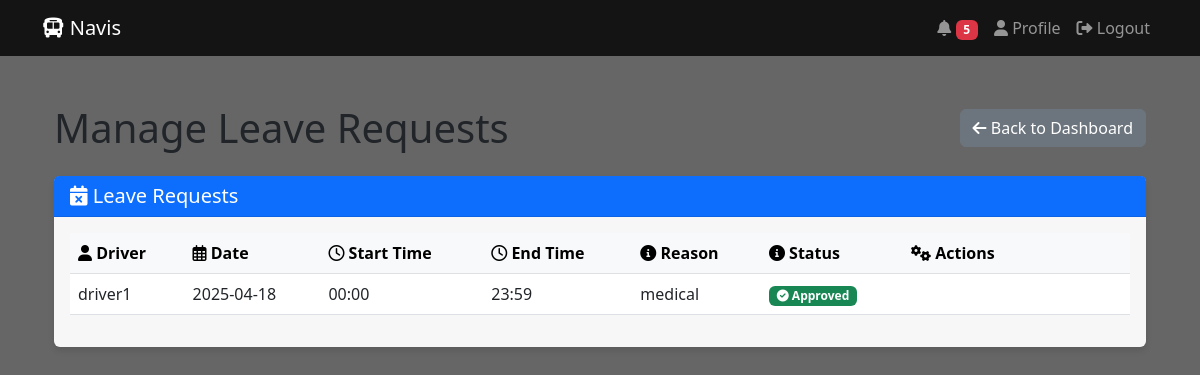
The page /manage-leaves (signed in) on the database its author committed.
### app.py (models this page shows)
class LeaveRequest(db.Model):
    id = db.Column(db.Integer, primary_key=True)
    driver_username = db.Column(db.String(150), nullable=False)
    date = db.Column(db.String(50), nullable=False)
    start_time = db.Column(db.String(50), nullable=False)
    end_time = db.Column(db.String(50), nullable=False)
    reason = db.Column(db.Text, nullable=False)
    status = db.Column(db.String(20), default='pending')  # pending, approved, rejected
    created_at = db.Column(db.DateTime, default=datetime.utcnow)
    admin_response = db.Column(db.Text)
    response_time = db.Column(db.DateTime)

### app.py (the view)
@app.route('/manage-leaves')
@login_required
def manage_leaves():
    if current_user.role != 'admin':
        flash('Access denied!', 'danger')
        return redirect(url_for('driver_dashboard'))
    leave_requests = LeaveRequest.query.order_by(LeaveRequest.created_at.desc()).all()
    drivers = User.query.filter_by(role='driver').all()
    return render_template('manage_leaves.html',
                         leave_requests=leave_requests,
                         drivers=drivers,
                         today=date.today())

### app.py (called while the page is built)
@login_manager.user_loader
def load_user(user_id):
    return User.query.get(int(user_id))

@app.context_processor
def inject_user():
    return dict(current_user=current_user)

@app.context_processor
def inject_notifications():
    unread_count = 0
    if current_user.is_authenticated:
        unread_count = Notification.query.filter_by(
            recipient_username=current_user.username,
            is_read=False
        ).count()
    return dict(unread_count=unread_count)

### templates/manage_leaves.html (shortened to what this page needs)
{% extends "base.html" %}
{% block content %}
<div class="container py-4">
    <div class="d-flex justify-content-between align-items-center mb-4">
        <h1 class="mb-0">Manage Leave Requests</h1>
        <div>
            <a href="{{ url_for('admin_dashboard') }}" class="btn btn-secondary">
                <i class="fas fa-arrow-left"></i> Back to Dashboard
            </a>
        </div>
    </div>
    <div class="card">
        <div class="card-header bg-primary text-white">
            <h5 class="card-title mb-0"><i class="fas fa-calendar-times"></i> Leave Requests</h5>
        </div>
        <div class="card-body">
            <div class="table-responsive">
                <table class="table table-hover">
                    <thead class="table-light">
                        <tr>
                            <th><i class="fas fa-user"></i> Driver</th>
                            <th><i class="far fa-calendar-alt"></i> Date</th>
                            <th><i class="far fa-clock"></i> Start Time</th>
                            <th><i class="far fa-clock"></i> End Time</th>
                            <th><i class="fas fa-info-circle"></i> Reason</th>
                            <th><i class="fas fa-info-circle"></i> Status</th>
                            <th><i class="fas fa-cogs"></i> Actions</th>
                        </tr>
                    </thead>
                    <tbody>
                        {% if leave_requests %}
                            {% for request in leave_requests %}
                            <tr>
                                <td>{{ request.driver_username }}</td>
                                <td>{{ request.date }}</td>
                                <td>{{ request.start_time }}</td>
                                <td>{{ request.end_time }}</td>
                                <td>{{ request.reason }}</td>
                                <td>
                                    {% if request.status == 'approved' %}
                                        <span class="badge bg-success"><i class="fas fa-check-circle"></i> Approved</span>
                                    {% elif request.status == 'rejected' %}
                                        <span class="badge bg-danger"><i class="fas fa-times-circle"></i> Rejected</span>
                                    {% else %}
                                        <span class="badge bg-warning"><i class="fas fa-clock"></i> Pending</span>
                                    {% endif %}
                                </td>
                                <td>
                                    {% if request.status == 'pending' %}
                                    <div class="btn-group">
                                        <form action="{{ url_for('handle_leave', id=request.id, action='approve') }}" method="POST" class="d-inline">
                                            <input type="hidden" name="response" value="Your leave request has been approved.">
                                            <button type="submit" class="btn btn-sm btn-success" onclick="return confirm('Are you sure you want to approve this leave request?')">
                                                <i class="fas fa-check"></i> Approve
                                            </button>
                                        </form>
                                        <button type="button" class="btn btn-sm btn-danger" data-bs-toggle="modal" data-bs-target="#rejectModal{{ request.id }}">
                                            <i class="fas fa-times"></i> Reject
                                        </button>
                                    </div>
                                    <div class="modal fade" id="rejectModal{{ request.id }}" tabindex="-1">
                                        <div class="modal-dialog">
                                            <div class="modal-content">
                                                <div class="modal-header">
                                                    <h5 class="modal-title">Reject Leave Request</h5>
                                                    <button type="button" class="btn-close" data-bs-dismiss="modal"></button>
                                                </div>
                                                <form action="{{ url_for('handle_leave', id=request.id, action='reject') }}" method="POST">
                                                    <div class="modal-body">
                                                        <div class="mb-3">
                                                            <label for="response{{ request.id }}" class="form-label">Rejection Reason</label>
                                                            <textarea class="form-control" id="response{{ request.id }}" name="response" rows="3" required></textarea>
                                                        </div>
                                                    </div>
                                                    <div class="modal-footer">
                                                        <button type="button" class="btn btn-secondary" data-bs-dismiss="modal">Cancel</button>
                                                        <button type="submit" class="btn btn-danger">Reject</button>
                                                    </div>
                                                </form>
                                            </div>
                                        </div>
                                    </div>
                                    {% else %}
                                        <span class="text-muted">No actions available</span>
                                    {% endif %}
                                </td>
                            </tr>
                            {% endfor %}
                        {% else %}
                            <tr>
                                <td colspan="7" class="text-center">No leave requests found</td>
                            </tr>
                        {% endif %}
                    </tbody>
                </table>
            </div>
        </div>
    </div>
</div>
{% endblock %}

### rows shown on the page
LeaveRequest: driver_username "driver1", date "2025-04-18", start_time "00:00", end_time "23:59", reason "medical", status "approved" (drawn)

### other values the page prints
{{ unread_count }} "5"
